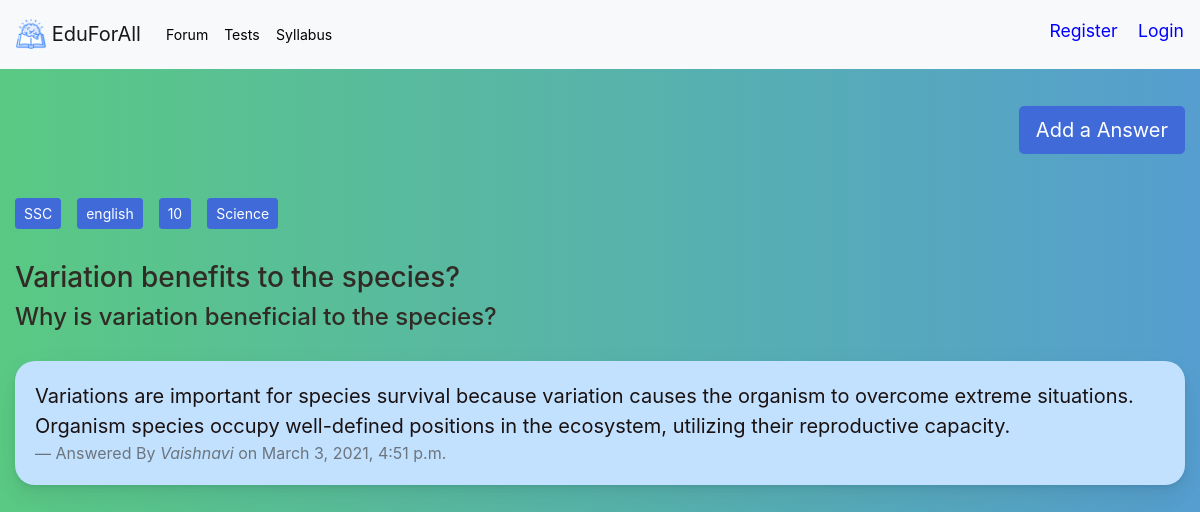
/forum/question/6, run on the app's committed database.
### forum/models.py (models this page shows, shortened)
class question(models.Model):
    created = models.DateTimeField(auto_now_add=True)
    questionBy = models.ForeignKey(student, on_delete=models.CASCADE)
    title = models.CharField(max_length=240)
    body = models.CharField(max_length=25000)
    medium = models.CharField(max_length=100)
    acadYear = models.CharField(max_length=100)
    subject = models.CharField(max_length=100)
    board = models.CharField(max_length=100, default="SSC")

class answer(models.Model):
    created = models.DateTimeField(auto_now_add=True)
    whichQuestion = models.ForeignKey(question, on_delete=models.CASCADE)
    answerBy = models.ForeignKey(student, on_delete=models.CASCADE)
    body = models.CharField(max_length=30000)

class student(models.Model):
    user: OneToOneField = models.OneToOneField(User, on_delete=models.CASCADE)
    acadYear = models.CharField(max_length=100)
    medium = models.CharField(max_length=100)
    board = models.CharField(max_length=100, default="SSC")

### forum/views.py (the view)
# urls.py: path('question/<int:id>',views.queAns.as_view(),name='queAns'),
class queAns(View):
    def get(self, request, id, template_name='queAns.html'):
        message = {}
        Question = question.objects.filter(id=id)
        Question = Question[0]
        message['question']=Question
        answers = answer.objects.filter(whichQuestion=Question)
        answers = answers.order_by('-created')
        message['answers']=answers
        return render(request,template_name,message)

### forum/templates/queAns.html (shortened to what this page needs)
{% extends 'base.html' %}
{% load static %}
{% block content %}
<link rel="stylesheet" href="{% static 'all.css' %}">
<link rel="stylesheet" href="{% static 'bt.css' %}">
<link rel="stylesheet" href="{% static 'btb.css' %}">
<link rel="stylesheet" href="{% static 'login.css' %}">
<link rel="stylesheet" href="{% static 'forumLanding.css' %}">
<div class="container-fluid">
    <br>
    <br>
    <br>
    <br>
    <br>
    <a class="btn btn-primary btn-lg float-right" href="{% url 'forum:addAnswer' question.id %}" role="button">Add a Answer</a>
    <br>
    <br>
    <br>
<br>
</div>
<div class="container-fluid">
    <a class="btn btn-primary btn-sm float-left" style="margin-right: 16px; margin-bottom: 16px" href="" role="button">{{question.board}}</a>
    <a class="btn btn-primary btn-sm float-left" style="margin-right: 16px; margin-bottom: 16px"  href="" role="button">{{question.medium}}</a>
    <a class="btn btn-primary btn-sm float-left" style="margin-right: 16px; margin-bottom: 16px"  href="" role="button">{{question.acadYear}}</a>
    <a class="btn btn-primary btn-sm float-left" style="margin-right: 16px; margin-bottom: 16px"  href="" role="button">{{question.subject}}</a>
</div>
<div class="container-fluid">
<br>
<br>
<br>
    <h3 style="color: #312b26;">{{question.title}}</h1>
    <h4 style="color: #312b26;">{{question.body}}</h2>
    <br>
</div>
<div class="container-fluid">
    {% for i in answers %}
        <div class="card" style="background-color: #c2e1ff; color: #1a1111;">
            <div class="card-body">
                <blockquote class="blockquote mb-0">
                    <p>{{i.body}}</p>
                    <footer class="blockquote-footer">Answered By <cite
                            title="Source Title">{{ i.answerBy.user.first_name}}</cite> on {{i.created}}</footer>
                </blockquote>
            </div>
        </div>
    <br>
    {% endfor %}
</div>
{% endblock %}

### ensenanza/templates/base.html (shortened to what this page needs)
<!DOCTYPE html>
{%load static%}
<html lang="en">
<head>
  <link rel="stylesheet" href="{% static 'bootstrap.css' %}">
  <link rel="stylesheet" href="{% static 'all.css' %}">
  <link rel="stylesheet" href="{% static 'bt.css' %}">
  <link rel="stylesheet" href="{% static 'btb.css' %}">
  <link rel="stylesheet" href="{% static 'boi1.css' %}">
  <link rel="stylesheet" href="{% static 'intro.css' %}">
  <link rel="stylesheet" href="{% static 'testimonial.css' %}">
  <link rel="stylesheet" href="{% static 'login.css' %}">
</head>
<body>
    <header id="header" class="fixed-top">
        <nav class="navbar navbar-expand-lg navbar-light bg-light">
            <a class="navbar-brand" href="{% url 'landingPage' %}">
                <img src="{% static 'book.png' %}" width="30" height="30" class="d-inline-block align-top" alt="">
                EduForAll
              </a>
            <div class="collapse navbar-collapse" id="navbarSupportedContent">
              <ul class="navbar-nav mr-auto">
                <li class="nav-item">
                  <a class="nav-link" href="{% url 'forum:forumLanding' %}" style="margin-left: 2%;"><span style="color:rgb(0, 0, 0)">Forum</a>
                </li>
                <li class="nav-item">
                    <a class="nav-link" href="#" style="margin-left: 2%;"><span style="color:rgb(0, 0, 0)">Tests</a>
                </li>
                <li class="nav-item">
                    <a class="nav-link" href="{% url 'Syllabus' %}" style="margin-left: 2%;"><span style="color:rgb(0, 0, 0)">Syllabus</a>
                </li>
              </ul>
              {% if user.is_authenticated %}
              <p style="font-size:1.1rem; padding-top:1%">{{user.first_name}} {{user.last_name}}</p>
              <p style="font-size:1.1rem; padding-top:1%; margin-left: 2%;"><a href="{% url 'Logout' %}">Logout</a></p>
              {% else %}
              <p style="font-size:1.1rem; padding-top:1%; margin-left: 2%;"><a href="{% url 'register' %}"><span style="color:blue">Register</a></p>
              <p style="font-size:1.1rem; padding-top:1%; margin-left: 2%;"><a href="{% url 'Login' %}"><span style="color:blue">Login</a></p>
              {% endif %}
            </div>
          </nav>
    </header>
    {% block content %}
    {% endblock %}
</body>
</html>

### static/login.css (style rules this page uses)
:root { --input-padding-x: 1.5rem; --input-padding-y: .75rem; }
body { background: #007bff; background: linear-gradient(to right, #5ac984, #559ecf); }
.card { margin: 0 auto; float: none; margin-bottom: 10px; }

### static/forumLanding.css (style rules this page uses)
body { margin: 0; font-family: -apple-system, BlinkMacSystemFont, "Segoe UI", Roboto, "Helvetica Neue", Arial, "Noto Sans", sans-serif, "Apple Color Emoji", "Segoe UI Emoji", "Segoe UI Symbol", "Noto Color Emoji"; font-size: .88rem; font-weight: 400; line-height: 1.5; color: #878f97; text-align: left; background-color: #ffffff }
.card { box-shadow: 0 0.46875rem 2.1875rem rgba(4, 9, 20, 0.03), 0 0.9375rem 1.40625rem rgba(4, 9, 20, 0.03), 0 0.25rem 0.53125rem rgba(4, 9, 20, 0.05), 0 0.125rem 0.1875rem rgba(4, 9, 20, 0.03); border-width: 0; transition: all .2s; border-radius: 20px; }
.btn-primary { color: #fff; background-color: #3f6ad8; border-color: #3f6ad8 }
.card-body { flex: 1 1 auto; padding: 1.25rem }
a { color: #E91E63; text-decoration: none !important; background-color: transparent }

### data on the page
question: board "SSC", medium "english", acadYear "10", subject "Science", title "Variation benefits to the species?", body "Why is variation beneficial to the species?"
answer: body "Variations are important for species survival because variation causes the organism to overcome extreme situations. Organism species occupy well-defined positions in the ecosystem, utilizing their reproductive capacity.", answerBy.user.first_name "Vaishnavi", created "March 3, 2021, 4:51 p.m."
